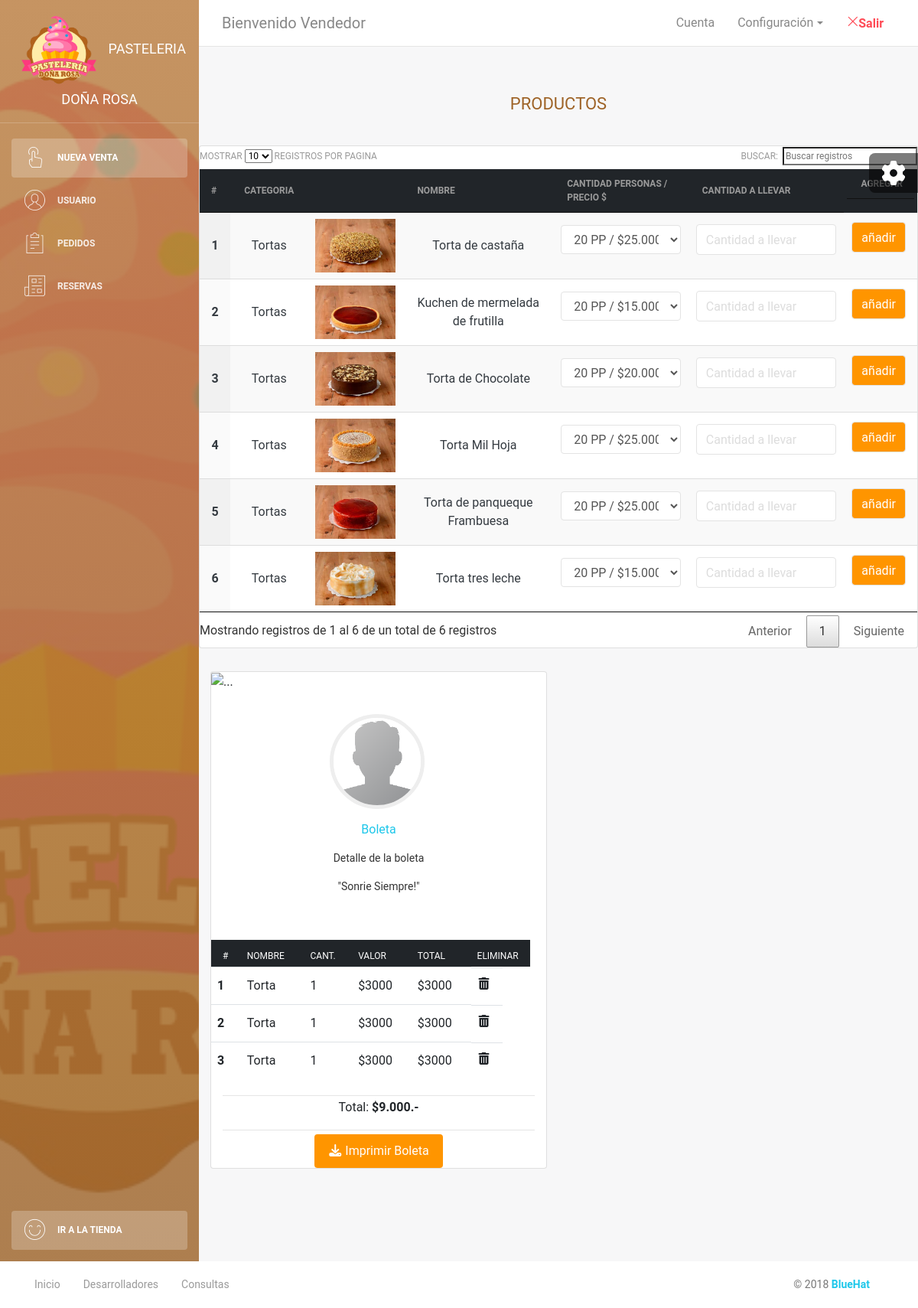
/local/ventas.php, run on the app's committed database.
### tables this page shows
CREATE TABLE producto (
    id_producto       INTEGER NOT NULL PRIMARY KEY,
    cod_producto      INTEGER NOT NULL,
    nombre_producto   VARCHAR(50) NOT NULL,
    imagen            VARCHAR(60),
    tamano            VARCHAR(60),
    activo            INTEGER NOT NULL,
    id_cate           VARCHAR (60) NOT NULL
);

CREATE TABLE categoria (
    id_cate       INTEGER NOT NULL,
    nombre_cate   VARCHAR(40) NOT NULL,
    activo        INTEGER NOT NULL
);

### local/ventas.php (the view, shortened to what the rows shown need)
<?php
  require_once('../DAO/ProductoDAO.php');
  require_once('../DAO/ProductoPrecioDAO.php');
  require_once('../DAO/CategoriaDAO.php');
?>
<!DOCTYPE html>
<html lang="es">
<head>
    <link href="../FrWork/bootstrap/css/bootstrap.min.css" rel="stylesheet" />
    <link href="../FrWork/bootstrap/css/light-bootstrap-dashboard.css?v=2.0.1" rel="stylesheet" />
    <link href="../FrWork/bootstrap/css/demo.css" rel="stylesheet" />
    <link href="../FrWork/bootstrap/css/style.css" rel="stylesheet" />
    <link href="../FrWork/datatables/jquery.dataTables.min.css" rel="stylesheet" />
</head>
<body>
    <div class="wrapper">
        <div class="main-panel">
            <div class="content container">
                <div class="row">
                    <div class="col-md-12">
                        <div class="text-center">
                            <br>
                            <div class="card-deck text-center  card colorC">
                                <div>
                                    <div>
                                        <table class="table table-dark display" id="example" cellspacing="0" style="width:100%">
                                            <thead>
                                                <tr>
                                                    <th scope="col">#</th>
                                                    <th scope="col">Categoria</th>
                                                    <th scope="col"></th>
                                                    <th scope="col">Nombre</th>
                                                    <th scope="col">Cantidad Personas / Precio $</th>
                                                    <th scope="col">Cantidad a llevar</th>
                                                    <th scope="col">Agregar</th>
                                                </tr>
                                            </thead>
                                            <tbody class="text-center text-dark">
                                                <?php
                                                  $productos = ProductoDAO::readAll();
                                                  foreach($productos as $tipo){
                                                    echo "<tr>";
                                                        echo "<th scope='row'>" . $tipo->getIdProducto() . "</th>";
                                                        $nom = CategoriaDAO::sqlSelect($tipo->getIdCate())->getNombreCate();
                                                        echo "<td>" . $nom  . "</td>";
                                                        echo "<td> <img src='../img/productos/" . $tipo->getImagen() . "' alt='' height='70' /></td>";
                                                        echo "<td>" . $tipo->getNombreProducto() . "</td>";
                                                        echo "<td>";
                                                            echo "<div class='form-group'>";
                                                                echo "<select class='form-control' id='torta'>";
                                                                    $precios = ProductoPrecioDAO::idRealAll($tipo->getIdProducto());
                                                                    foreach($precios as $p){
                                                                        echo "<option value=" . $p->getPrecio() . " >" . $p->getDescripcion() . "</option>";
                                                                    }
                                                                echo "</select>";
                                                            echo "</div>";
                                                        echo "</td>";
                                                        echo "<td>";
                                                        echo "<div class='form-group'>";
                                                            echo "<input type='number' name='cantidad' class='form-control' id='cantidad' maxlength='2' placeholder='Cantidad a llevar'>";
                                                        echo "</div>";
                                                        echo "</td>";
                                                        echo "<td>";
                                                        echo "<div class='form-group py-1'>";
                                                        echo "<button type='submit' name=" . $p->getIdProducto() .  " class='btn btn-info btn-fill pull-right btn-warning form-control'>";
                                                            echo "añadir";
                                                            echo "</button>";
                                                        echo "</div>";
                                                    echo "</td>";
                                                    echo "</tr>";
                                                  }
                                                ?>
                                            </tbody>
                                        </table>
                                    </div>
                                </div>
                                <br>
                                <br>
                                <br>
                                <br>
                                <br>
                                <br>
                                <br>
                            </div>
                        </div>
                    </div>
                    <div class="col-md-6">
                        <div class="card card-user">
                            <table class="table">
                                <thead class="thead-dark">
                                    <tr>
                                        <th scope="col">#</th>
                                        <th scope="col">NOMBRE</th>
                                        <th scope="col">CANT.</th>
                                        <th scope="col">VALOR</th>
                                        <th scope="col">TOTAL</th>
                                        <th scope="col">ELIMINAR</th>
                                    </tr>
                                </thead>
                                <tbody>
                                    <tr>
                                        <th scope="row">1</th>
                                    </tr>
                                    <tr>
                                        <th scope="row">2</th>
                                    </tr>
                                    <tr>
                                        <th scope="row">3</th>
                                    </tr>
                                </tbody>
                            </table>
                        </div>
                    </div>
                </div>
            </div>
        </div>
    </div>
</body>
</html>

### data on the page
producto: id_producto "1", id_cate.nombre_cate "Tortas", imagen (picture), nombre_producto "Torta de castaña"
producto: id_producto "2", id_cate.nombre_cate "Tortas", imagen (picture), nombre_producto "Kuchen de mermelada de frutilla"
producto: id_producto "3", id_cate.nombre_cate "Tortas", imagen (picture), nombre_producto "Torta de Chocolate"
producto: id_producto "4", id_cate.nombre_cate "Tortas", imagen (picture), nombre_producto "Torta Mil Hoja"
producto: id_producto "5", id_cate.nombre_cate "Tortas", imagen (picture), nombre_producto "Torta de panqueque Frambuesa"
producto: id_producto "6", id_cate.nombre_cate "Tortas", imagen (picture), nombre_producto "Torta tres leche"

### other printed values
form field value "20 PP / $25.000"
form field value "20 PP / $15.000"
form field value "20 PP / $20.000"
